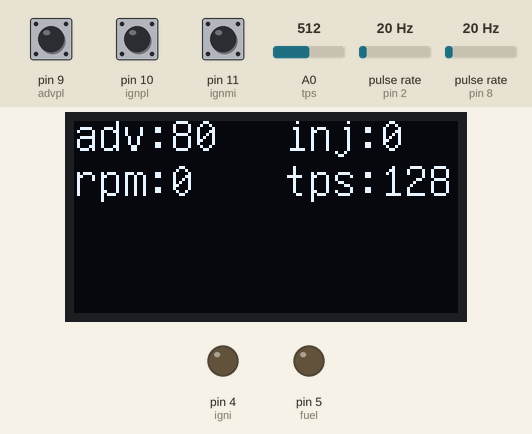
This sketch was run on a simulated Arduino Nano, built with avr-gcc and run on an emulated ATmega328P. On the bench: 128×64 one-colour display, output pins drawn as LEDs (lit = HIGH). Wiring (inferred from the names in the program): 2 × pulse sensor: data pin 2 / data pin 8. Inputs (shaded band) come from the test bench; at power-on: pin 9 (advpl) HIGH, pin 10 (ignpl) HIGH, pin 11 (ignmi) HIGH, A0 (tps) = 512, pulse rate (sensors on pin 2, pin 8) 20 Hz.

Above: at 0.5 s.
At 1.2 s:
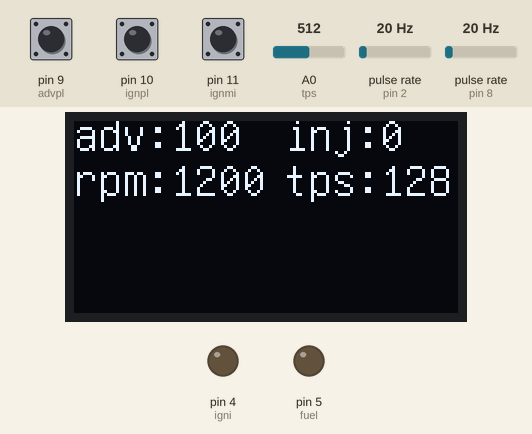
1.3 s: pin 9 (advpl) pulled LOW for 1 s
At 1.62 s:
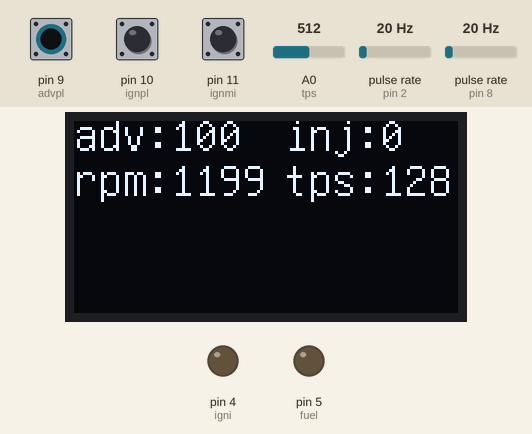
3.8 s: pin 10 (ignpl) pulled LOW for 0.15 s
Timing chart, 0 to 6.8 s (numbered marks = the images above; inputs shaded):
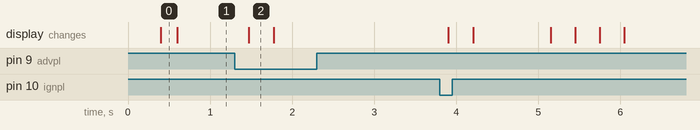

The sketch:

igniduino.ino
```cpp
#include "U8glib.h"
#include "EEPROM.h"

//parts: 1X ARDUINO NANO
//       1X 1.3" OLED W/ SH1106 DRIVER
//       4X BUTTON
//       1X POTENTIOMETER
//       1X HALL SENSOR
//       1X HV SWITCHING CIRCUIT TO COIL, OR LOW VOLTAGE IGN. COIL
//       1X MOSFET FOR DRIVING INJECTOR

#define hall 2
#define igni 4
#define fuel 5
#define advmi 8
#define advpl 9
#define ignpl 10
#define ignmi 11
#define tps A0
#define batt A1
#define Numteeth 1

//______________________________________________________________________ NOTES
//gotta set timer2 prescaler to 1024, where OCR2A iof 255 coresponds to ~ 32ms.
//for injecotr there should be only ~1.6ms at idle, dependent on voltage!
//for coil dwell should be only ~4ms, independent on voltage.


U8GLIB_SH1106_128X64 u8g(U8G_I2C_OPT_NONE);  // I2C / TWI


//         RPM           1k  2k  3k  4k  5k  6k  7k  8k  9k 10k 11k 12k 13k 14k 15k 16k
uint16_t adv[8][16] = {{  0, 50, 70, 75, 75, 80, 80, 85, 90, 90, 95, 95,100,100,110,110},//12,5%
                       { 15, 60, 60, 70, 80, 80, 90, 95,100,105,110,125,130,135,145,150},//25%
                       { 15, 60, 75, 80, 85, 90, 95,105,115,125,135,145,150,160,170,180},//37,5%
                       { 60, 80, 90,100,110,115,125,135,145,155,165,170,185,190,200,210},//50%
                       { 80,100,120,125,130,135,145,160,170,180,190,200,210,225,240,250},//62,5%
                       {100,110,120,125,135,140,160,180,200,210,225,240,250,260,275,285},//75%
                       {100,110,120,130,140,150,170,190,205,220,235,250,260,275,285,300},//87,5%
                       {100,110,120,130,145,160,180,200,220,235,250,270,285,300,315,320}};//100%


//         RPM          1k  2k  3k  4k  5k  6k  7k  8k  9k 10k 11k 12k 13k 14k 15k 16k
uint8_t inj[8][16] = {{ 35, 50, 70, 75, 75, 80, 80, 85, 90, 90, 95, 95,100,100,110,110},//12,5%
                      { 30, 60, 60, 70, 80, 80, 90, 95,100,105,110,125,130,135,145,150},//25%
                      { 35, 60, 75, 80, 85, 90, 95,105,115,125,135,145,150,160,170,180},//37,5%
                      { 40, 80, 90,100,110,115,125,135,145,155,165,170,185,190,200,210},//50%
                      { 80,100,120,125,130,135,145,160,170,180,190,200,210,225,235,245},//62,5%
                      {100,110,120,125,135,140,160,180,200,200,210,215,225,235,240,250},//75%
                      {100,110,120,130,140,150,170,190,205,220,225,230,235,240,245,250},//87,5%
                      {100,110,120,130,145,160,180,200,220,235,245,250,250,250,250,255}};//100%


long unsigned calc_adv;
long unsigned period;
long unsigned dbnce = millis();
long unsigned prev = micros();

int unsigned rpm;
int unsigned inj_ign_delay;

uint8_t sector;
uint8_t tps_sec;
uint8_t calc_inj;
uint8_t calc_dwell;

bool pres;


//==================================================================================================================================================================== NON-CRITICAL INTERRUPTS

//______________________________________________________________________ STORING/READING CHANGED VALUES FROM EEPROM SUBROUTINE
void reload(uint8_t oper, uint8_t type, uint8_t col, uint8_t row, int num){//read/write, adv or ign, column for write, row for write, value to write
  int index;
  switch(oper){
//______________________________________________________________________ READ MODE
    case 0:
      for(int iter = 0; iter <= 1; iter++){
        for(int x = 1; x <= 16; col++){
          for(int y = 1; y <= 8; row++){
            if(EEPROM.read(index) != 0){
              //with ign store the uns. int. cut up into a low and hi byte
              if(!iter){
                adv[row][col] = (EEPROM.read(index) << 8) + (EEPROM.read(index+1));
                Serial.print(EEPROM.read(index) << 8) + (EEPROM.read(index+1));
                Serial.print(", ");
              }
              //with inj store only 1 byte (val. limited to 0-255)
              else{
                inj[row][col] = EEPROM.read(index);
                Serial.print(EEPROM.read(index));
                Serial.print(", ");
              }
            }
            else Serial.print("0, ");
            index += 2;
          }
        Serial.println(" ");
        }
      Serial.println(" ");
      }
      break;
//______________________________________________________________________ WRITE MODE
    case 1:
      Serial.print(" val");
      Serial.print(num);
      Serial.print(" row");
      Serial.print(row);
      Serial.print(" col");
      Serial.print(col);
      Serial.println("w");
      EEPROM.write(col*row+(type*16*8*2),num & 0xff);
      EEPROM.write((col*row+(type*16*8*2))+1,num >> 8);
      break;
//______________________________________________________________________ WRITE ALL FROM SERIAL MODE (for one MAP, sizeof 16x8, separation ",")
      case 2:
      int val;
        for(int index = 0; index <= (2*16*8);index += 2){
          val = Serial.parseInt();
          EEPROM.write(index+((2*16*8)*type), val & 0xff);
          EEPROM.write(index+1+((2*16*8)*type), val >> 8);
        }
      break;
    default:
      break;
  }
}

//______________________________________________________________________ BUTTON ADV+/- & IGN+/- INTERRUPT
ISR(PCINT0_vect) {
  if(millis()-dbnce >= 250 && pres){
    dbnce = millis();
    switch(PINB & 0b00001111){
      case 14:
        adv[tps_sec][sector]+=5;
        reload(1,0,tps_sec,sector,adv[tps_sec][sector]);
        break;
      case 13:
        adv[tps_sec][sector]-=5;
        reload(1,0,tps_sec,sector,adv[tps_sec][sector]);
        break;
      case 11:
        inj[tps_sec][sector]+=2;
        reload(1,1,tps_sec,sector,inj[tps_sec][sector]);
        break;
      case 7:
        inj[tps_sec][sector]-=2;
        reload(1,1,tps_sec,sector,inj[tps_sec][sector]);
        break;
      default:
        break;
    }
  }
  pres =! pres;
}

//==================================================================================================================================================================== CRITICAL INTERRUPTS
void TDC() {
//calculate period, store millis() to prev. time, then set OCR0A to coresponding value, and enable timer0
  //use for only 1 pulse per rev.
  //for now use it as single pulse per rev detection
//*
  period = micros() - prev;
  prev = micros();
  ICR1 = calc_adv;
  TIMSK1 |= (1 << OCIE0A);//enables timer1
//*/
  //use for multi-pulse per rev, w/ 1 empty space. need to define Numteeth to number of teeth a full wheel would have
/*
  if ((micros() - prev) <= ((period << 1) - 50)){
    period = micros() - prev;
    prev = micros();
  }
  else{
    prev = micros();
    ICR1 = calc_adv * 0.9;
    inj_ign_delay = calc_adv - ICR1;
    TIMSK1 |= (1 << OCIE0A);//enables timer1
  }

*/
}

//______________________________________________________________________ TIMER1 INTERRUPT
ISR(TIMER1_COMPA_vect){
  //turn on pin 4 via direct port manipulation
  //transfer spark dwell to timer0, enable it
  //disable timer1
  if(ICR1){
    //ignition timing
    PORTD |=  0b00010000;
    OCR2A = 150; //spark dwell
    TIMSK1 &= (0 << OCIE1A);//disables timer1
    TIMSK2 |= (1 << OCIE2A);//enables timer2
  }
  else{
    //injector timing
    PORTD |=  0b00100000;
    OCR2A = calc_inj;
    TIMSK2 |= (1 << OCIE2A);//enables timer2
  }
}

//______________________________________________________________________ TIMER2 INTERRUPT
ISR(TIMER2_COMPA_vect){
  //turn of pin 4 via direct port manipulation
  //turn timer0 off
  PORTD &=  0b11001111;
  TIMSK2 &= (0 << OCIE2A);//disables timer0
}

//==================================================================================================================================================================== SETUP
void setup() {

  Serial.begin(9600);

  u8g.setColorIndex(1);
  u8g.setFont(u8g_font_unifont);

  pinMode(igni, OUTPUT);
  pinMode(fuel, OUTPUT);
  pinMode(advmi, INPUT_PULLUP);
  pinMode(advpl, INPUT_PULLUP);
  pinMode(ignmi, INPUT_PULLUP);
  pinMode(ignpl, INPUT_PULLUP);
  pinMode(hall, INPUT_PULLUP);

  cli();//stop interrupts

//______________________________________________________________________ SETUP INTERRUPT ON LOWER HALF PORTB
  PCICR |= 0b00000001;
  PCMSK0 |= 0b00001111;

  attachInterrupt(digitalPinToInterrupt(hall), TDC, RISING);

//______________________________________________________________________ SETUP TIMER0 AS PWM (TO BE FAZED OUT)
//using timer 0 as pwm generator without messing up the internal counting of millis() and micros()
  //TCCR0A |= 0b10000011;
  //TCCR0B |= 0b00000001;

//______________________________________________________________________ SETUP TIMER1 AS CTC
  ICR1 = 25000;
  // Set CS00&01 bit for 64 prescaler
  TCCR1B = 0b00011010;

//______________________________________________________________________ SETUP TIMER2 AS CTC
  OCR2A = 100;
  TCCR2A = 0b0000010;
  // Set CS00&01&02 bit for 1024 prescaler
  TCCR2B = 0b00000111;


//______________________________________________________________________ NOTES
//strategy for optimisation of injection and ignition on 2 timers:
//in vector_timer1 if OCR1A == idk, like 10K it means it should do ign, Turn-On-Timer2 and shut off, otherwise it should do inj, TOT2, and load 10K into OCR1A. this should only take like 15-20 clock cycles :)
//in vector_timer2 turn of both ign. and inj. output

 sei();
}


//==================================================================================================================================================================== NON CRITICAL TIMING LOOP
void loop() {
//______________________________________________________________________ CALCULATIONS
  tps_sec = analogRead(tps)/128;
  sector = (((1.0/period)*60000000)+0)/1100;
  rpm = (1/((float)period))*60000000*Numteeth;

//gets the desired advance, and calculates it into a "time" format to paste into comp. reg. of timer 1 on TDC interrupt
  calc_adv = ((1-(adv[tps_sec][sector]/3600.0))*(period/4));

//timing based, one-per-rev injection of varying length value
  calc_inj = inj[tps_sec][sector];

//______________________________________________________________________ DISPLAY "VITAL" INFO TO OLED
  u8g.firstPage();
  do {
  u8g.setPrintPos(0, 10);
  u8g.print("adv:");
  u8g.print(adv[tps_sec][sector]);

  u8g.setPrintPos(70, 10);
  u8g.print("inj:");
  u8g.print(OCR0A);

  u8g.setPrintPos(0, 25);
  u8g.print("rpm:");
  u8g.print(rpm);

  u8g.setPrintPos(70, 25);
  u8g.print("tps:");
  u8g.print(analogRead(tps)/4);
  } while( u8g.nextPage() );

//______________________________________________________________________ DEBUG
/*
  Serial.print(" sector ");
  Serial.print(sector);
  Serial.print(" adv ");
  Serial.print(calc_adv);
  Serial.print(" period ");
  Serial.print(period);
  Serial.print(" rpm ");
  Serial.println((int)((1/((float)period))*60000000));
*/

//______________________________________________________________________ NOTES
}
```
